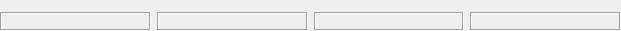
  <widget class="QWidget" name="layoutWidget" >
   <property name="geometry" >
    <rect>
     <x>10</x>
     <y>318</y>
     <width>621</width>
     <height>31</height>
    </rect>
   </property>
   <layout class="QVBoxLayout" >
    <property name="margin" >
     <number>0</number>
    </property>
    <property name="spacing" >
     <number>6</number>
    </property>
    <item>
     <spacer>
      <property name="orientation" >
       <enum>Qt::Vertical</enum>
      </property>
      <property name="sizeType" >
       <enum>QSizePolicy::Expanding</enum>
      </property>
      <property name="sizeHint" >
       <size>
        <width>20</width>
        <height>0</height>
       </size>
      </property>
     </spacer>
    </item>
    <item>
     <layout class="QHBoxLayout" >
      <property name="margin" >
       <number>0</number>
      </property>
      <property name="spacing" >
       <number>6</number>
      </property>
      <item>
       <widget class="QLabel" name="RateLabel" >
        <property name="font" >
         <font>
          <family>Bitstream Vera Sans</family>
          <pointsize>10</pointsize>
         </font>
        </property>
        <property name="frameShape" >
         <enum>QFrame::Box</enum>
        </property>
        <property name="frameShadow" >
         <enum>QFrame::Sunken</enum>
        </property>
        <property name="text" >
         <string/>
        </property>
        <property name="alignment" >
         <set>Qt::AlignCenter</set>
        </property>
        <property name="wordWrap" >
         <bool>false</bool>
        </property>
       </widget>
      </item>
      <item>
       <widget class="QLabel" name="RoundingLabel" >
        <property name="font" >
         <font>
          <family>Bitstream Vera Sans</family>
          <pointsize>10</pointsize>
         </font>
        </property>
        <property name="frameShape" >
         <enum>QFrame::Box</enum>
        </property>
        <property name="frameShadow" >
         <enum>QFrame::Sunken</enum>
        </property>
        <property name="text" >
         <string/>
        </property>
        <property name="alignment" >
         <set>Qt::AlignCenter</set>
        </property>
        <property name="wordWrap" >
         <bool>false</bool>
        </property>
       </widget>
      </item>
      <item>
       <widget class="QLabel" name="SourceLabel" >
        <property name="font" >
         <font>
          <family>Bitstream Vera Sans</family>
          <pointsize>10</pointsize>
         </font>
        </property>
        <property name="frameShape" >
         <enum>QFrame::Box</enum>
        </property>
        <property name="frameShadow" >
         <enum>QFrame::Sunken</enum>
        </property>
        <property name="text" >
         <string/>
        </property>
        <property name="alignment" >
         <set>Qt::AlignCenter</set>
        </property>
        <property name="wordWrap" >
         <bool>false</bool>
        </property>
       </widget>
      </item>
      <item>
       <widget class="QLabel" name="DateLabel" >
        <property name="font" >
         <font>
          <family>Bitstream Vera Sans</family>
          <pointsize>10</pointsize>
         </font>
        </property>
        <property name="frameShape" >
         <enum>QFrame::Box</enum>
        </property>
        <property name="frameShadow" >
         <enum>QFrame::Sunken</enum>
        </property>
        <property name="alignment" >
         <set>Qt::AlignCenter</set>
        </property>
        <property name="wordWrap" >
         <bool>false</bool>
        </property>
       </widget>
      </item>
     </layout>
    </item>
   </layout>
  </widget>
